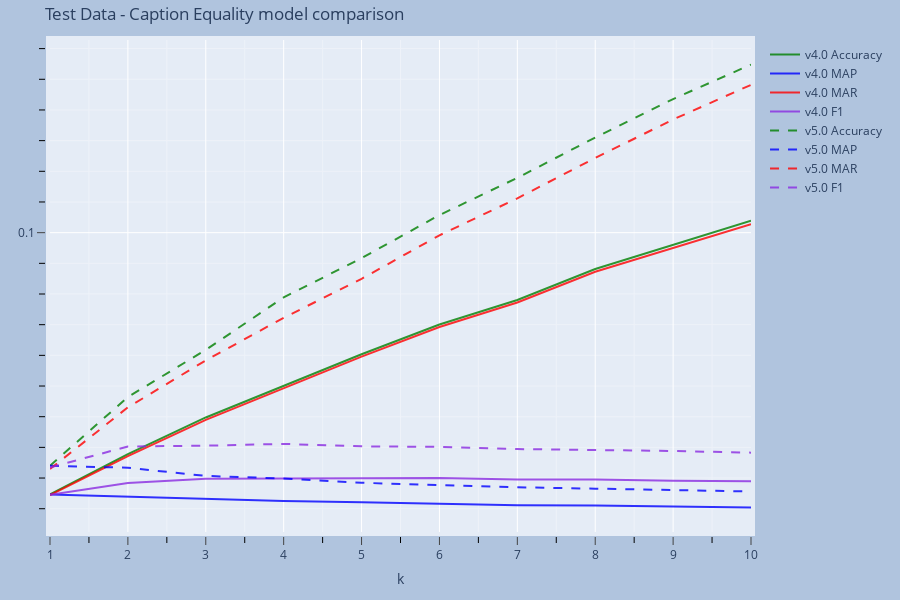

Source (notebook cell):
### Code cell
_ = retrieval_graph_compare(
    [model["results"] for model in results], dataset_reference, model_labels, tot_relevant_cap,
    k_range=(1, k),
    metrics=metrics, 
    titlexyf=("k", None, "Test Data - Caption Equality model comparison"),
    reference_preprocess=reference_preprocess_cap
)

### Figure 1 — Plotly figure (JSON) as saved in the notebook; plotly's stock layout.template omitted (floating-point values rounded to 4 significant figures)
{"data": [{"line": {"color": "green", "dash": "solid"}, "mode": "lines+text", "name": "v4.0 Accuracy", "opacity": 0.8, "type": "scatter", "x": [1, 2, 3, 4, 5, 6, 7, 8, 9, 10], "y": [0.01465, 0.0278, 0.03975, 0.04995, 0.06034, 0.07007, 0.07805, 0.08814, 0.09589, 0.1039]}, {"line": {"color": "blue", "dash": "solid"}, "mode": "lines+text", "name": "v4.0 MAP", "opacity": 0.8, "type": "scatter", "x": [1, 2, 3, 4, 5, 6, 7, 8, 9, 10], "y": [0.01465, 0.0139, 0.01325, 0.01249, 0.01207, 0.01168, 0.01115, 0.01102, 0.01065, 0.01043]}, {"line": {"color": "red", "dash": "solid"}, "mode": "lines+text", "name": "v4.0 MAR", "opacity": 0.8, "type": "scatter", "x": [1, 2, 3, 4, 5, 6, 7, 8, 9, 10], "y": [0.01447, 0.02714, 0.03897, 0.04917, 0.05956, 0.06923, 0.07721, 0.08724, 0.09493, 0.1027]}, {"line": {"color": "blueviolet", "dash": "solid"}, "mode": "lines+text", "name": "v4.0 F1", "opacity": 0.8, "type": "scatter", "x": [1, 2, 3, 4, 5, 6, 7, 8, 9, 10], "y": [0.01456, 0.01838, 0.01977, 0.01992, 0.02007, 0.01999, 0.01949, 0.01956, 0.01916, 0.01894]}, {"line": {"color": "green", "dash": "dash"}, "mode": "lines+text", "name": "v5.0 Accuracy", "opacity": 0.8, "type": "scatter", "x": [1, 2, 3, 4, 5, 6, 7, 8, 9, 10], "y": [0.02402, 0.04641, 0.06178, 0.0789, 0.09168, 0.1057, 0.1179, 0.131, 0.1436, 0.1548]}, {"line": {"color": "blue", "dash": "dash"}, "mode": "lines+text", "name": "v5.0 MAP", "opacity": 0.8, "type": "scatter", "x": [1, 2, 3, 4, 5, 6, 7, 8, 9, 10], "y": [0.02402, 0.02336, 0.02069, 0.01984, 0.01846, 0.01778, 0.01697, 0.01655, 0.0161, 0.01563]}, {"line": {"color": "red", "dash": "dash"}, "mode": "lines+text", "name": "v5.0 MAR", "opacity": 0.8, "type": "scatter", "x": [1, 2, 3, 4, 5, 6, 7, 8, 9, 10], "y": [0.02294, 0.04305, 0.05836, 0.07223, 0.08496, 0.09913, 0.1112, 0.1243, 0.1369, 0.1482]}, {"line": {"color": "blueviolet", "dash": "dash"}, "mode": "lines+text", "name": "v5.0 F1", "opacity": 0.8, "type": "scatter", "x": [1, 2, 3, 4, 5, 6, 7, 8, 9, 10], "y": [0.02346, 0.03028, 0.03055, 0.03113, 0.03033, 0.03016, 0.02945, 0.02921, 0.02882, 0.02828]}], "layout": {"height": 600, "margin": {"b": 20, "l": 50, "pad": 4, "r": 50, "t": 40}, "paper_bgcolor": "LightSteelBlue", "title": {"text": "Test Data - Caption Equality model comparison"}, "width": 900, "xaxis": {"dtick": 1, "minor": {"dtick": 0.5, "showgrid": true, "tickcolor": "black", "ticklen": 6}, "range": [1, 10], "ticklabelstep": 1, "ticklen": 8, "ticks": "outside", "title": {"text": "k"}}, "yaxis": {"dtick": 0.1, "minor": {"dtick": 0.01, "showgrid": true, "tickcolor": "black", "ticklen": 6}, "ticklabelstep": 1, "ticklen": 8, "ticks": "outside", "title": {}}}}
